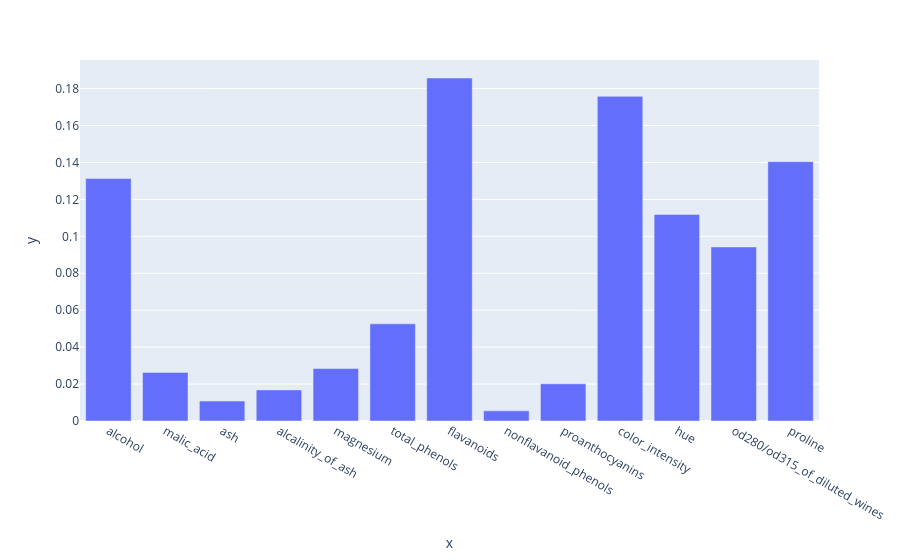

Notebook code for this chart:
### Code cell
px.bar(x = rf.feature_names_in_, y= rf.feature_importances_)

### Figure 1 — Plotly figure (JSON) as saved in the notebook; plotly's stock layout.template omitted (floating-point values rounded to 4 significant figures)
{"data": [{"alignmentgroup": "True", "hovertemplate": "x=%{x}<br>y=%{y}<extra></extra>", "legendgroup": "", "marker": {"color": "#636efa", "pattern": {"shape": ""}}, "name": "", "offsetgroup": "", "orientation": "v", "showlegend": false, "textposition": "auto", "type": "bar", "x": ["alcohol", "malic_acid", "ash", "alcalinity_of_ash", "magnesium", "total_phenols", "flavanoids", "nonflavanoid_phenols", "proanthocyanins", "color_intensity", "hue", "od280/od315_of_diluted_wines", "proline"], "xaxis": "x", "y": [0.1313, 0.02631, 0.01081, 0.01684, 0.0284, 0.05261, 0.1857, 0.005498, 0.02014, 0.1758, 0.1119, 0.09426, 0.1404], "yaxis": "y"}], "layout": {"barmode": "relative", "legend": {"tracegroupgap": 0}, "margin": {"t": 60}, "xaxis": {"anchor": "y", "domain": [0, 1], "title": {"text": "x"}}, "yaxis": {"anchor": "x", "domain": [0, 1], "title": {"text": "y"}}}}
